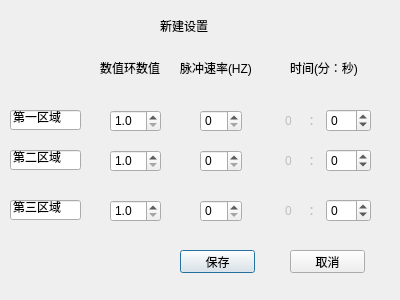
<?xml version="1.0" encoding="UTF-8"?>
<ui version="4.0">
 <class>UserNew</class>
 <widget class="QDialog" name="UserNew">
  <property name="enabled">
   <bool>true</bool>
  </property>
  <property name="geometry">
   <rect>
    <x>0</x>
    <y>0</y>
    <width>400</width>
    <height>300</height>
   </rect>
  </property>
  <property name="windowTitle">
   <string>新建用户</string>
  </property>
  <widget class="QLabel" name="label">
   <property name="geometry">
    <rect>
     <x>160</x>
     <y>20</y>
     <width>54</width>
     <height>12</height>
    </rect>
   </property>
   <property name="text">
    <string>新建设置</string>
   </property>
  </widget>
  <widget class="QLabel" name="label_2">
   <property name="geometry">
    <rect>
     <x>100</x>
     <y>60</y>
     <width>61</width>
     <height>16</height>
    </rect>
   </property>
   <property name="text">
    <string>数值环数值</string>
   </property>
  </widget>
  <widget class="QLabel" name="label_3">
   <property name="geometry">
    <rect>
     <x>180</x>
     <y>60</y>
     <width>71</width>
     <height>16</height>
    </rect>
   </property>
   <property name="text">
    <string>脉冲速率(HZ)</string>
   </property>
  </widget>
  <widget class="QLabel" name="label_4">
   <property name="geometry">
    <rect>
     <x>290</x>
     <y>60</y>
     <width>81</width>
     <height>16</height>
    </rect>
   </property>
   <property name="text">
    <string>时间(分：秒)</string>
   </property>
  </widget>
  <widget class="QPushButton" name="saveBtn">
   <property name="geometry">
    <rect>
     <x>180</x>
     <y>250</y>
     <width>75</width>
     <height>23</height>
    </rect>
   </property>
   <property name="text">
    <string>保存</string>
   </property>
  </widget>
  <widget class="QPushButton" name="cancelBtn">
   <property name="geometry">
    <rect>
     <x>290</x>
     <y>250</y>
     <width>75</width>
     <height>23</height>
    </rect>
   </property>
   <property name="text">
    <string>取消</string>
   </property>
  </widget>
  <widget class="QLineEdit" name="areaEdit1">
   <property name="geometry">
    <rect>
     <x>10</x>
     <y>110</y>
     <width>71</width>
     <height>20</height>
    </rect>
   </property>
   <property name="text">
    <string>第一区域</string>
   </property>
  </widget>
  <widget class="QLineEdit" name="areaEdit2">
   <property name="geometry">
    <rect>
     <x>10</x>
     <y>150</y>
     <width>71</width>
     <height>20</height>
    </rect>
   </property>
   <property name="text">
    <string>第二区域</string>
   </property>
  </widget>
  <widget class="QLineEdit" name="areaEdit3">
   <property name="geometry">
    <rect>
     <x>10</x>
     <y>200</y>
     <width>71</width>
     <height>20</height>
    </rect>
   </property>
   <property name="text">
    <string>第三区域</string>
   </property>
  </widget>
  <widget class="QDoubleSpinBox" name="item1_1">
   <property name="geometry">
    <rect>
     <x>110</x>
     <y>110</y>
     <width>51</width>
     <height>22</height>
    </rect>
   </property>
   <property name="focusPolicy">
    <enum>Qt::NoFocus</enum>
   </property>
   <property name="decimals">
    <number>1</number>
   </property>
   <property name="minimum">
    <double>1.000000000000000</double>
   </property>
   <property name="maximum">
    <double>15.000000000000000</double>
   </property>
   <property name="singleStep">
    <double>0.500000000000000</double>
   </property>
  </widget>
  <widget class="QDoubleSpinBox" name="item2_1">
   <property name="geometry">
    <rect>
     <x>110</x>
     <y>150</y>
     <width>51</width>
     <height>22</height>
    </rect>
   </property>
   <property name="focusPolicy">
    <enum>Qt::NoFocus</enum>
   </property>
   <property name="decimals">
    <number>1</number>
   </property>
   <property name="minimum">
    <double>1.000000000000000</double>
   </property>
   <property name="maximum">
    <double>15.000000000000000</double>
   </property>
   <property name="singleStep">
    <double>0.500000000000000</double>
   </property>
  </widget>
  <widget class="QDoubleSpinBox" name="item3_1">
   <property name="geometry">
    <rect>
     <x>110</x>
     <y>200</y>
     <width>51</width>
     <height>22</height>
    </rect>
   </property>
   <property name="focusPolicy">
    <enum>Qt::NoFocus</enum>
   </property>
   <property name="decimals">
    <number>1</number>
   </property>
   <property name="minimum">
    <double>1.000000000000000</double>
   </property>
   <property name="maximum">
    <double>15.000000000000000</double>
   </property>
   <property name="singleStep">
    <double>0.500000000000000</double>
   </property>
  </widget>
  <widget class="QSpinBox" name="item1_2">
   <property name="geometry">
    <rect>
     <x>200</x>
     <y>110</y>
     <width>42</width>
     <height>22</height>
    </rect>
   </property>
   <property name="focusPolicy">
    <enum>Qt::NoFocus</enum>
   </property>
   <property name="maximum">
    <number>1</number>
   </property>
  </widget>
  <widget class="QSpinBox" name="item2_2">
   <property name="geometry">
    <rect>
     <x>200</x>
     <y>150</y>
     <width>42</width>
     <height>22</height>
    </rect>
   </property>
   <property name="focusPolicy">
    <enum>Qt::NoFocus</enum>
   </property>
   <property name="maximum">
    <number>1</number>
   </property>
  </widget>
  <widget class="QSpinBox" name="item3_2">
   <property name="geometry">
    <rect>
     <x>200</x>
     <y>200</y>
     <width>42</width>
     <height>22</height>
    </rect>
   </property>
   <property name="focusPolicy">
    <enum>Qt::NoFocus</enum>
   </property>
   <property name="maximum">
    <number>1</number>
   </property>
  </widget>
  <widget class="QWidget" name="horizontalLayoutWidget">
   <property name="geometry">
    <rect>
     <x>280</x>
     <y>100</y>
     <width>91</width>
     <height>41</height>
    </rect>
   </property>
   <layout class="QHBoxLayout" name="horizontalLayout">
    <item>
     <widget class="QLabel" name="item1_3_2">
      <property name="enabled">
       <bool>false</bool>
      </property>
      <property name="text">
       <string>0</string>
      </property>
      <property name="alignment">
       <set>Qt::AlignCenter</set>
      </property>
     </widget>
    </item>
    <item>
     <widget class="QLabel" name="label_6">
      <property name="enabled">
       <bool>false</bool>
      </property>
      <property name="text">
       <string>：</string>
      </property>
      <property name="alignment">
       <set>Qt::AlignCenter</set>
      </property>
     </widget>
    </item>
    <item alignment="Qt::AlignRight">
     <widget class="QSpinBox" name="item1_3_1">
      <property name="focusPolicy">
       <enum>Qt::NoFocus</enum>
      </property>
      <property name="layoutDirection">
       <enum>Qt::LeftToRight</enum>
      </property>
      <property name="buttonSymbols">
       <enum>QAbstractSpinBox::UpDownArrows</enum>
      </property>
      <property name="suffix">
       <string/>
      </property>
      <property name="minimum">
       <number>-15</number>
      </property>
      <property name="maximum">
       <number>60</number>
      </property>
      <property name="singleStep">
       <number>15</number>
      </property>
     </widget>
    </item>
   </layout>
  </widget>
  <widget class="QWidget" name="horizontalLayoutWidget_2">
   <property name="geometry">
    <rect>
     <x>280</x>
     <y>140</y>
     <width>91</width>
     <height>41</height>
    </rect>
   </property>
   <layout class="QHBoxLayout" name="horizontalLayout_2">
    <item>
     <widget class="QLabel" name="item2_3_2">
      <property name="enabled">
       <bool>false</bool>
      </property>
      <property name="text">
       <string>0</string>
      </property>
      <property name="alignment">
       <set>Qt::AlignCenter</set>
      </property>
     </widget>
    </item>
    <item>
     <widget class="QLabel" name="label_7">
      <property name="enabled">
       <bool>false</bool>
      </property>
      <property name="text">
       <string>：</string>
      </property>
      <property name="alignment">
       <set>Qt::AlignCenter</set>
      </property>
     </widget>
    </item>
    <item alignment="Qt::AlignRight">
     <widget class="QSpinBox" name="item2_3_1">
      <property name="focusPolicy">
       <enum>Qt::NoFocus</enum>
      </property>
      <property name="layoutDirection">
       <enum>Qt::LeftToRight</enum>
      </property>
      <property name="buttonSymbols">
       <enum>QAbstractSpinBox::UpDownArrows</enum>
      </property>
      <property name="suffix">
       <string/>
      </property>
      <property name="minimum">
       <number>-15</number>
      </property>
      <property name="maximum">
       <number>60</number>
      </property>
      <property name="singleStep">
       <number>15</number>
      </property>
     </widget>
    </item>
   </layout>
  </widget>
  <widget class="QWidget" name="horizontalLayoutWidget_3">
   <property name="geometry">
    <rect>
     <x>280</x>
     <y>190</y>
     <width>91</width>
     <height>41</height>
    </rect>
   </property>
   <layout class="QHBoxLayout" name="horizontalLayout_3">
    <item>
     <widget class="QLabel" name="item3_3_2">
      <property name="enabled">
       <bool>false</bool>
      </property>
      <property name="text">
       <string>0</string>
      </property>
      <property name="alignment">
       <set>Qt::AlignCenter</set>
      </property>
     </widget>
    </item>
    <item>
     <widget class="QLabel" name="label_8">
      <property name="enabled">
       <bool>false</bool>
      </property>
      <property name="text">
       <string>：</string>
      </property>
      <property name="alignment">
       <set>Qt::AlignCenter</set>
      </property>
     </widget>
    </item>
    <item alignment="Qt::AlignRight">
     <widget class="QSpinBox" name="item3_3_1">
      <property name="focusPolicy">
       <enum>Qt::NoFocus</enum>
      </property>
      <property name="layoutDirection">
       <enum>Qt::LeftToRight</enum>
      </property>
      <property name="buttonSymbols">
       <enum>QAbstractSpinBox::UpDownArrows</enum>
      </property>
      <property name="suffix">
       <string/>
      </property>
      <property name="minimum">
       <number>-15</number>
      </property>
      <property name="maximum">
       <number>60</number>
      </property>
      <property name="singleStep">
       <number>15</number>
      </property>
     </widget>
    </item>
   </layout>
  </widget>
 </widget>
 <resources/>
 <connections/>
</ui>
